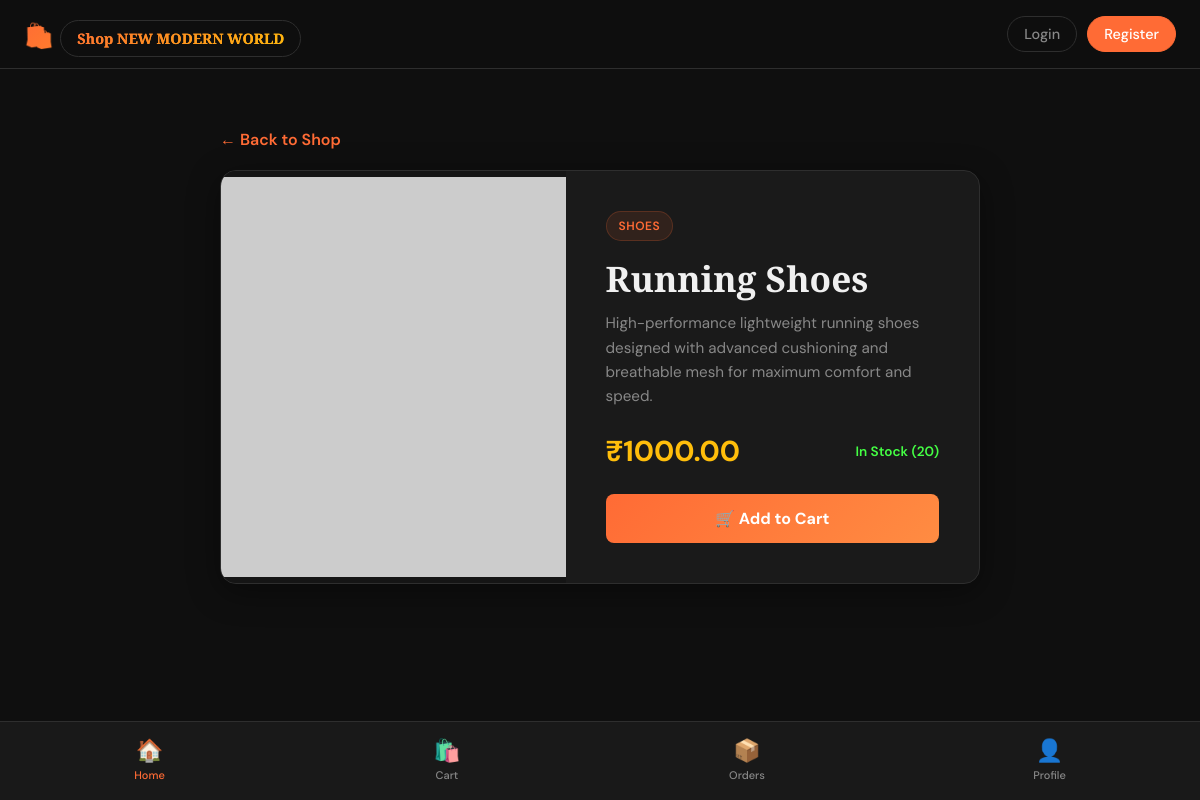
/product/21/, run on the app's committed database.
### products/models.py (models this page shows, shortened)
class Product(models.Model):
    name = models.CharField(max_length=200)
    description = models.TextField()
    price = models.DecimalField(max_digits=10, decimal_places=2)
    image = models.CharField(max_length=500, null=True, blank=True, help_text="Enter image URL or local media path")
    stock = models.IntegerField(default=0)
    category = models.ForeignKey(Category, on_delete=models.CASCADE, related_name='products')

class Category(models.Model):
    category_name = models.CharField(max_length=100)
    class Meta:
        verbose_name_plural = "Categories"

### products/views.py (the view)
# urls.py: path('product/<int:pk>/', views.product_detail_view, name='product_detail'),
def product_detail_view(request, pk):
    product = get_object_or_404(Product, pk=pk)
    return render(request, 'products/detail.html', {'product': product})

### templates/products/detail.html (shortened to what this page needs)
{% extends 'base.html' %}
{% load static %}
{% block content %}
<div style="max-width: 800px; margin: 40px auto; padding: 20px;">
  <a href="{% url 'home' %}" style="text-decoration: none; color: var(--accent); font-weight: 600; display: inline-block; margin-bottom: 20px;">← Back to Shop</a>
  <div style="background-color: var(--surface); border: 1px solid var(--border); border-radius: var(--radius); overflow: hidden; display: grid; grid-template-columns: 1fr 1.2fr; box-shadow: var(--shadow);">
    <div class="modal-img-container">
      <img src="{{ product.image }}" alt="{{ product.name }}" style="width:100%; height:100%; object-fit:cover; display:block;" onerror="this.src='https://placehold.co/400x400/1a1a1a/888?text={{ product.name|urlencode }}'">
    </div>
    <div class="modal-details" style="padding: 40px; display: flex; flex-direction: column; justify-content: center;">
      <span class="modal-badge">{{ product.category.category_name }}</span>
      <h2 style="font-family: 'Playfair Display', serif; font-size: 2.2rem; color: var(--text); margin-bottom: 12px; line-height: 1.2;">{{ product.name }}</h2>
      <p style="color: var(--text-muted); font-size: 0.95rem; line-height: 1.6; margin-bottom: 24px;">{{ product.description }}</p>
      <div style="display:flex; justify-content:space-between; align-items:center; margin-bottom:24px;">
        <p class="modal-price" style="margin:0; font-size: 1.8rem; font-weight: 700; color: var(--accent2);">₹{{ product.price }}</p>
        <span style="font-size:0.85rem; color: {% if product.stock > 0 %}#44ff44{% else %}#ff4444{% endif %}; font-weight:600;">
          {% if product.stock > 0 %}In Stock ({{ product.stock }}){% else %}Out of Stock{% endif %}
        </span>
      </div>
      {% if product.stock > 0 %}
        <form method="post" action="{% url 'add_to_cart' product.id %}">
          <button type="submit" class="btn-primary" style="width: 100%; padding: 14px; border-radius: var(--radius-sm); border: none; font-weight: 700; font-size: 1rem; cursor: pointer;">🛒 Add to Cart</button>
        </form>
      {% else %}
        <button class="btn-secondary" style="width: 100%; padding: 14px; border-radius: var(--radius-sm); font-weight: 700; font-size: 1rem; cursor: not-allowed;" disabled>Out of Stock</button>
      {% endif %}
    </div>
  </div>
</div>
{% endblock %}

### static/css/style.css (style rules this page uses)
:root { --bg: #0f0f0f; --surface: #1a1a1a; --surface2: #242424; --accent: #ff6b35; --accent2: #ffbe0b; --text: #f0f0f0; --text-muted: #888; --border: #2e2e2e; --radius: 16px; --radius-sm: 8px; --shadow: 0 8px 32px rgba(0,0,0,0.4); --transition: all 0.3s cubic-bezier(0.4, 0, 0.2, 1); }
*, *::before, *::after { box-sizing: border-box; margin: 0; padding: 0; }
body { background: var(--bg); color: var(--text); font-family: 'DM Sans', sans-serif; font-weight: 400; min-height: 100vh; padding-bottom: 80px; }
.btn-primary { flex: 2; padding: 12px; background: linear-gradient(135deg, var(--accent), #ff8c42); border: none; color: white; border-radius: var(--radius-sm); cursor: pointer; font-family: 'DM Sans', sans-serif; font-weight: 700; font-size: 1rem; transition: var(--transition); }
.modal-img-container { background: #151515; display: flex; align-items: center; justify-content: center; }
.modal-img-container img { width: 100%; max-height: 400px; object-fit: cover; display: block; }
.modal-details { padding: 32px; display: flex; flex-direction: column; justify-content: center; }
.modal-badge { background: rgba(255, 107, 53, 0.1); color: var(--accent); padding: 6px 12px; border-radius: 50px; font-size: 0.75rem; font-weight: 600; align-self: flex-start; margin-bottom: 16px; border: 1px solid rgba(255, 107, 53, 0.2); text-transform: uppercase; letter-spacing: 0.5px; }
.modal-details h2 { font-family: 'Playfair Display', serif; font-size: 1.8rem; color: var(--text); margin-bottom: 12px; line-height: 1.2; }
.modal-price { font-size: 1.6rem; font-weight: 700; color: var(--accent2); margin-bottom: 24px; }

### data on the page
Product: category.category_name "SHOES", name "Running Shoes", description "High-performance lightweight running shoes designed with advanced cushioning and breathable mesh for maximum comfort and speed.", price "1000.00", stock "20"
